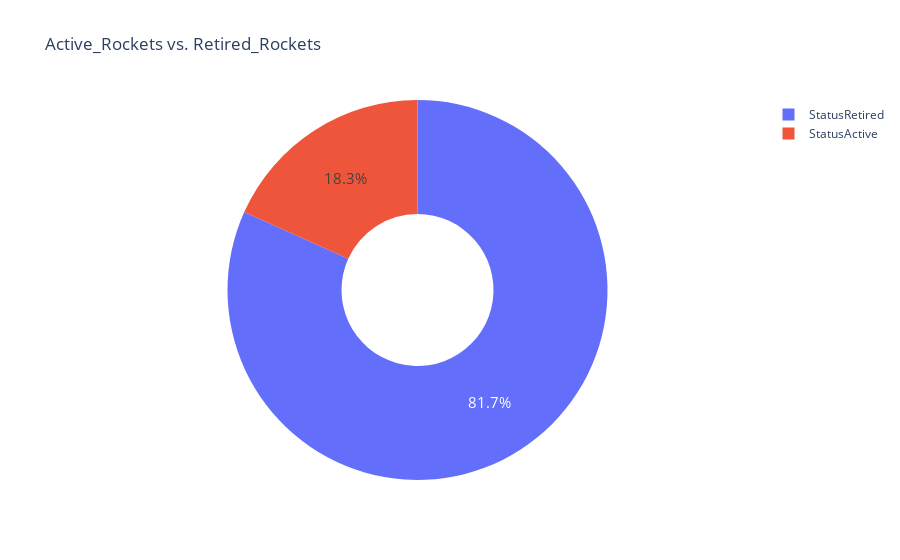

This figure's notebook cell:
### Code cell
fig = px.pie(labels=rocket_status.index, 
             values=rocket_status.values,
             title="Active_Rockets vs. Retired_Rockets",
             names=rocket_status.index,
             hole=0.4,)

fig.update_traces(textposition='inside', textfont_size=15, textinfo='percent')

fig.show()

### Figure 1 — Plotly figure (JSON) as saved in the notebook; plotly's stock layout.template omitted (floating-point values rounded to 4 significant figures)
{"data": [{"domain": {"x": [0, 1], "y": [0, 1]}, "hole": 0.4, "hovertemplate": "label=%{label}<br>value=%{value}<extra></extra>", "labels": ["StatusRetired", "StatusActive"], "legendgroup": "", "name": "", "showlegend": true, "textfont": {"size": 15}, "textinfo": "percent", "textposition": "inside", "type": "pie", "values": [3534, 790]}], "layout": {"legend": {"tracegroupgap": 0}, "title": {"text": "Active_Rockets vs. Retired_Rockets"}}}
